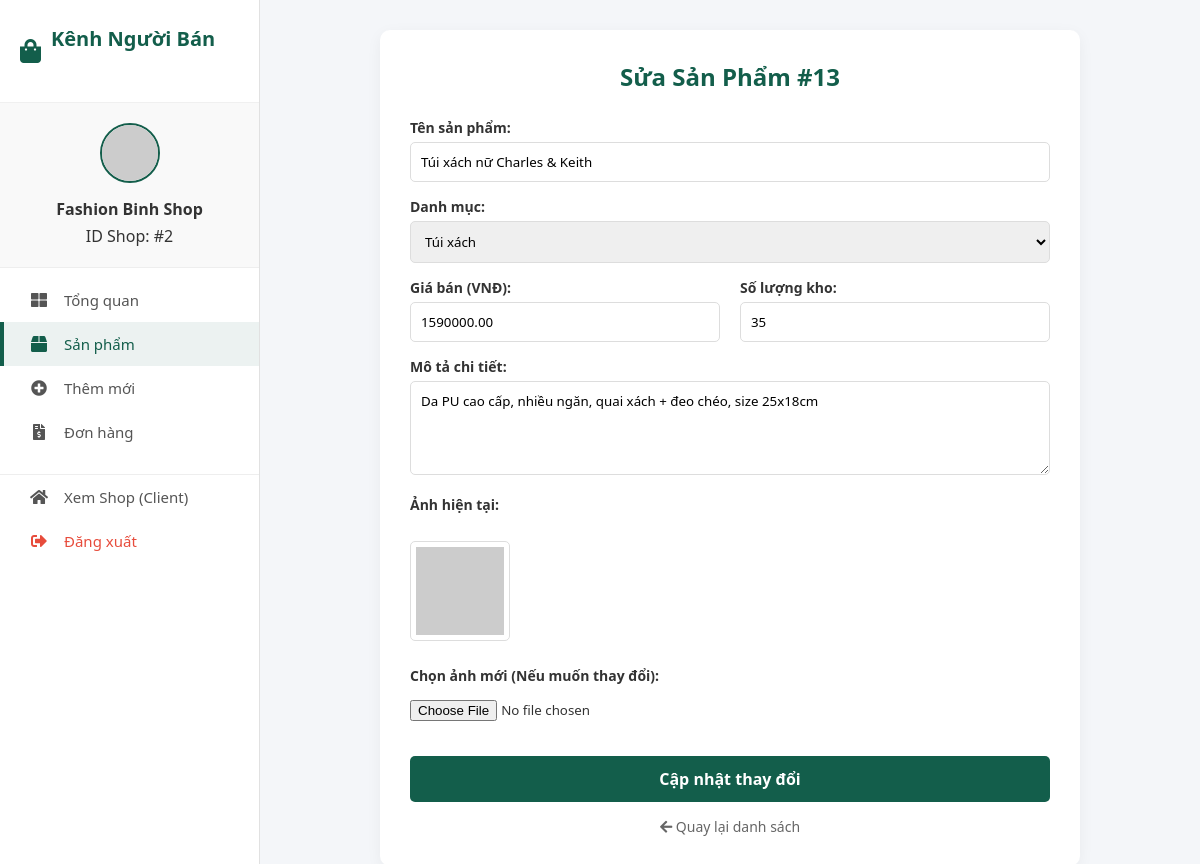
/page/SellerPage/ProductPage/edit_product.php?id=13 (signed in), run on the app's committed database.
### tables this page shows
CREATE TABLE `products` (
  `pid` int(11) NOT NULL,
  `sid` int(11) NOT NULL,
  `cid` int(11) DEFAULT NULL,
  `name` varchar(150) NOT NULL,
  `description` text DEFAULT NULL,
  `price` decimal(10,2) NOT NULL,
  `stock` int(11) NOT NULL DEFAULT 0,
  `status` enum('pending','approved','rejected','hidden') NOT NULL DEFAULT 'pending',
  `main_image` varchar(255) DEFAULT NULL
);

CREATE TABLE `categories` (
  `cid` int(11) NOT NULL,
  `name` varchar(100) NOT NULL,
  `parent_id` int(11) DEFAULT NULL
);

### page/SellerPage/ProductPage/edit_product.php (the view, shortened to what this page needs)
<?php
$sid = $_SESSION['shop_id'];
$shop_name = $_SESSION['shop_name'];
$pid = $_GET['id'];
$query = $conn->prepare("SELECT * FROM products WHERE pid = ? AND sid = ?");
$query->bind_param("ii", $pid, $sid);
$query->execute();
$product = $query->get_result()->fetch_assoc();
$cats = $conn->query("SELECT * FROM categories");
?>
<!DOCTYPE html>
<html lang="vi">
<head>
    <link rel="stylesheet" href="https://cdnjs.cloudflare.com/ajax/libs/font-awesome/5.15.4/css/all.min.css" />
</head>
<body>
    <div class="sidebar">
        <div class="sidebar-header"><i class="fas fa-shopping-bag"></i>
            <h2>Kênh Người Bán</h2>
        </div>
        <div class="user-profile">
            <img src="https://ui-avatars.com/api/?name=<?= urlencode($shop_name) ?>&background=088178&color=fff" alt="Shop Logo">
            <h4><?= htmlspecialchars($shop_name) ?></h4>
            <p>ID Shop: #<?= $sid ?></p>
        </div>
        <ul class="sidebar-menu">
            <li><a href="../dashboard.php"><i class="fas fa-th-large"></i> Tổng quan</a></li>
            <li><a href="products.php" class="active"><i class="fas fa-box"></i> Sản phẩm</a></li>
            <li><a href="add_product.php"><i class="fas fa-plus-circle"></i> Thêm mới</a></li>
            <li><a href="../orders.php"><i class="fas fa-file-invoice-dollar"></i> Đơn hàng</a></li>
            <li style="border-top: 1px solid #eee; margin-top: 20px;">
                <a href="/LaiRaiShop/page/HomePage/homepage.php"><i class="fas fa-home"></i> Xem Shop (Client)</a>
            </li>
            <li>
                <a href="../HomePage/LoginPage/logout.php" onclick="return confirm('Bạn muốn đăng xuất?');" style="color: #e74c3c;">
                    <i class="fas fa-sign-out-alt"></i> Đăng xuất
                </a>
            </li>
        </ul>
    </div>
    <div class="main-content">
        <div class="form-container">
            <h2>Sửa Sản Phẩm #<?= $pid ?></h2>
            <form method="POST" enctype="multipart/form-data">
                <div class="form-group">
                    <label>Tên sản phẩm:</label>
                    <input type="text" name="name" value="<?= htmlspecialchars($product['name']) ?>" required>
                </div>
                <div class="form-group">
                    <label>Danh mục:</label>
                    <select name="category" required>
                        <?php while ($c = $cats->fetch_assoc()): ?>
                            <option value="<?= $c['cid'] ?>" <?= ($c['cid'] == $product['cid']) ? 'selected' : '' ?>>
                                <?= $c['name'] ?>
                            </option>
                        <?php endwhile; ?>
                    </select>
                </div>
                <div class="form-row">
                    <div class="form-col">
                        <div class="form-group">
                            <label>Giá bán (VNĐ):</label>
                            <input type="number" name="price" value="<?= $product['price'] ?>" required>
                        </div>
                    </div>
                    <div class="form-col">
                        <div class="form-group">
                            <label>Số lượng kho:</label>
                            <input type="number" name="stock" value="<?= $product['stock'] ?>" required>
                        </div>
                    </div>
                </div>
                <div class="form-group">
                    <label>Mô tả chi tiết:</label>
                    <textarea name="description" rows="4"><?= htmlspecialchars($product['description']) ?></textarea>
                </div>
                <div class="form-group">
                    <label>Ảnh hiện tại:</label><br>
                    <?php
                    $imgSrc = $product['main_image'];
                    if (empty($imgSrc)) {
                        $displayImg = 'https://via.placeholder.com/100?text=No+Img';
                    } elseif (strpos($imgSrc, 'http') !== false) {
                        $cleanPath = ltrim($imgSrc, '/');
                        if (strpos($cleanPath, 'http') === 0) {
                            $displayImg = $cleanPath;
                        } else {
                            $displayImg = $imgSrc;
                        }
                    } else {
                        if (strpos($imgSrc, '/') !== 0) $imgSrc = '/' . $imgSrc;
                        $displayImg = '/LaiRaiShop' . $imgSrc;
                    }
                    ?>
                    <img src="<?= $displayImg ?>" class="current-img" onerror="this.src='https://via.placeholder.com/100?text=Error'">
                    <label style="margin-top: 10px;">Chọn ảnh mới (Nếu muốn thay đổi):</label>
                    <input type="file" name="image" accept="image/*" style="border: none; padding-left: 0;">
                </div>
                <button type="submit" name="submit_edit" class="btn-save">Cập nhật thay đổi</button>
                <a href="products.php" class="back-link"><i class="fas fa-arrow-left"></i> Quay lại danh sách</a>
            </form>
        </div>
    </div>
</body>
</html>

### page/SellerPage/ProductPage/edit_product.php (style rules this page uses)
* { margin: 0; padding: 0; box-sizing: border-box; font-family: 'Segoe UI', sans-serif; }
body { display: flex; min-height: 100vh; background-color: #f4f6f9; color: #333; }
a { text-decoration: none; }
.sidebar { width: 260px; background: #fff; border-right: 1px solid #e1e1e1; position: fixed; height: 100%; top: 0; left: 0; z-index: 100; }
.sidebar-header { padding: 25px 20px; border-bottom: 1px solid #f0f0f0; display: flex; align-items: center; gap: 10px; }
.sidebar-header i { font-size: 24px; color: #135E4B; }
.sidebar-header h2 { font-size: 20px; color: #135E4B; font-weight: 700; }
.user-profile { padding: 20px; text-align: center; background: #f9f9f9; border-bottom: 1px solid #eee; }
.user-profile img { width: 60px; height: 60px; border-radius: 50%; object-fit: cover; margin-bottom: 10px; border: 2px solid #135E4B; }
.user-profile h4 { font-size: 16px; margin-bottom: 5px; }
.sidebar-menu { list-style: none; padding: 10px 0; }
.sidebar-menu li a { display: flex; align-items: center; padding: 12px 25px; color: #555; font-weight: 500; transition: 0.3s; font-size: 15px; border-left: 4px solid transparent; }
.sidebar-menu li a:hover, .sidebar-menu li a.active { background-color: rgba(19, 94, 75, 0.08); color: #135E4B; border-left-color: #135E4B; }
.sidebar-menu li a i { margin-right: 15px; width: 20px; text-align: center; font-size: 16px; }
.main-content { flex: 1; margin-left: 260px; padding: 30px; }
.form-container { background: white; padding: 30px; border-radius: 10px; box-shadow: 0 4px 15px rgba(0, 0, 0, 0.05); max-width: 700px; margin: 0 auto; }
h2 { color: #135E4B; text-align: center; margin-bottom: 25px; }
.form-group { margin-bottom: 15px; }
.form-group label { display: block; margin-bottom: 5px; font-weight: bold; font-size: 14px; }
.form-group input, .form-group textarea, .form-group select { width: 100%; padding: 10px; border: 1px solid #ddd; border-radius: 5px; box-sizing: border-box; }
.form-row { display: flex; gap: 20px; }
.form-col { flex: 1; }
.btn-save { width: 100%; padding: 12px; background: #135E4B; color: white; border: none; border-radius: 5px; cursor: pointer; font-weight: bold; font-size: 16px; margin-top: 10px; transition: 0.2s; }
.back-link { display: block; text-align: center; margin-top: 15px; color: #666; font-size: 14px; }
.current-img { border: 1px solid #ddd; padding: 5px; border-radius: 5px; margin-bottom: 10px; max-width: 100px; }

### data on the page
products: name "Túi xách nữ Charles & Keith", category "Túi xách", price "1590000.00", stock "35", description "Da PU cao cấp, nhiều ngăn, quai xách + đeo chéo, size 25x18cm"

### other printed values
$shop_name "Fashion Binh Shop"
$sid "2"
$pid "13"
